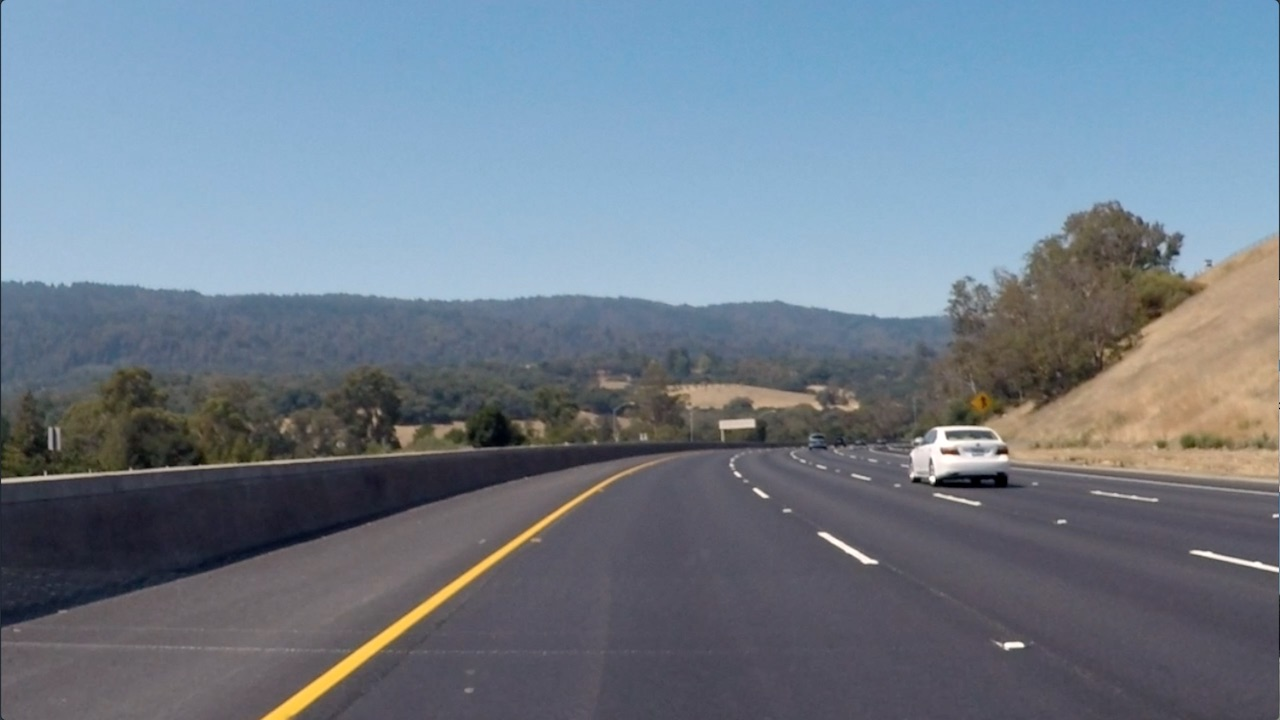
#> input picture convolutional-neural-networks/conv-visualization/data/curved_lane.jpg, 1280 x 720 px
$ jupyter execute custom_filters.ipynb   (shell and % lines are left out)
#> lines starting #> are read from the running program, lines starting #| are printed output that depends on the picture
# Creating a Filter, Edge Detection

### Import resources and display image

[cell 1]
import matplotlib.pyplot as plt
import matplotlib.image as mpimg

import cv2
import numpy as np


# Read in the image
image = mpimg.imread('data/curved_lane.jpg')
#> image is the input picture: shape (720, 1280, 3); mean R, G, B 112.1, 125, 138.7

plt.imshow(image)

### Convert the image to grayscale

[cell 2]
# Convert to grayscale for filtering
gray = cv2.cvtColor(image, cv2.COLOR_RGB2GRAY)

plt.imshow(gray, cmap='gray')

### TODO: Create a custom kernel

Below, you've been given one common type of edge detection filter: a Sobel operator.

The Sobel filter is very commonly used in edge detection and in finding patterns in intensity in an image. Applying a Sobel filter to an image is a way of **taking (an approximation) of the derivative of the image** in the x or y direction, separately. The operators look as follows.

**It's up to you to create a Sobel x operator and apply it to the given image.**

For a challenge, see if you can put the image through a series of filters: first one that blurs the image (takes an average of pixels), and then one that detects the edges.

[cell 3]
# Create a custom kernel

# 3x3 array for edge detection
sobel_y = np.array([[ -1, -2, -1],
                   [ 0, 0, 0],
                   [ 1, 2, 1]])

## TODO: Create and apply a Sobel x operator
sobel_x = np.array([[-1, 0, 1],
                   [-2, 0 , 2],
                   [-1, 0 , 1]])

# Filter the image using filter2D, which has inputs: (grayscale image, bit-depth, kernel)
filtered_image_y = cv2.filter2D(gray, -1, sobel_y)
filtered_image_x = cv2.filter2D(gray, -1, sobel_x)
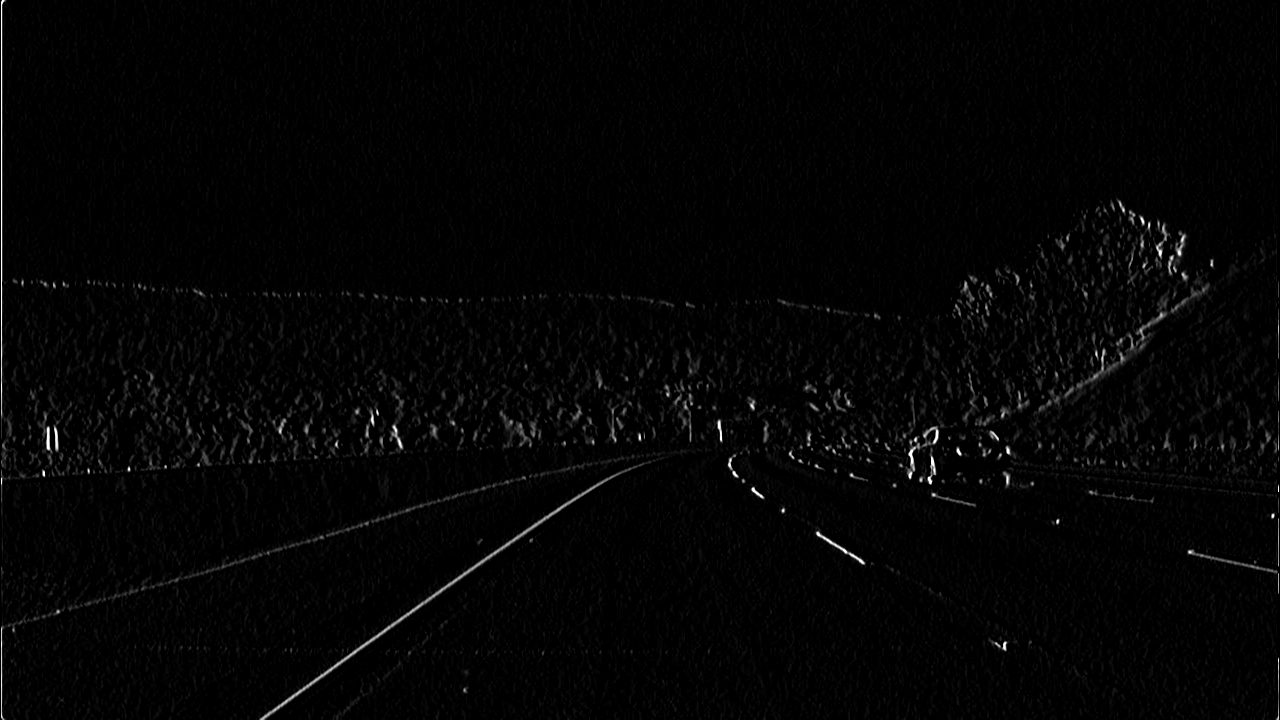
#> filtered_image_x: shape (720, 1280); min 0, max 255, mean 4.3

# Displaying detected edges
plt.subplots(1, 1)
plt.imshow(filtered_image_x, cmap='gray')

plt.subplots(1, 1)
plt.imshow(filtered_image_y, cmap='gray')

### Test out other filters!

You're encouraged to create other kinds of filters and apply them to see what happens! As an **optional exercise**, try the following:
* Create a filter with decimal value weights.
* Create a 5x5 filter
* Apply your filters to the other images in the `images` directory.

[cell 4]
# Read in the image
image = mpimg.imread('data/bridge_trees_example.jpg')
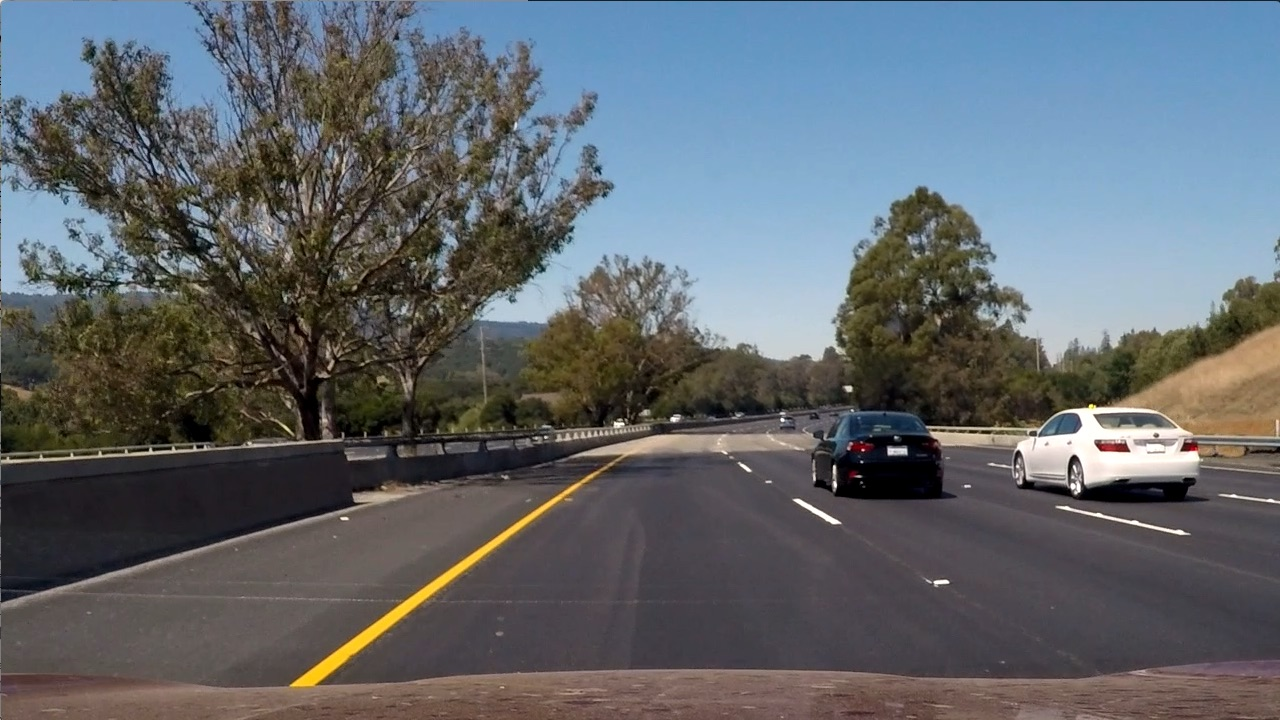
#> input picture convolutional-neural-networks/conv-visualization/data/bridge_trees_example.jpg, 1280 x 720 px
#> image is the input picture: shape (720, 1280, 3); mean R, G, B 97, 102.6, 107.9

plt.subplots(1,1)
plt.imshow(image)

# Convert to grayscale for filtering
gray = cv2.cvtColor(image, cv2.COLOR_RGB2GRAY)
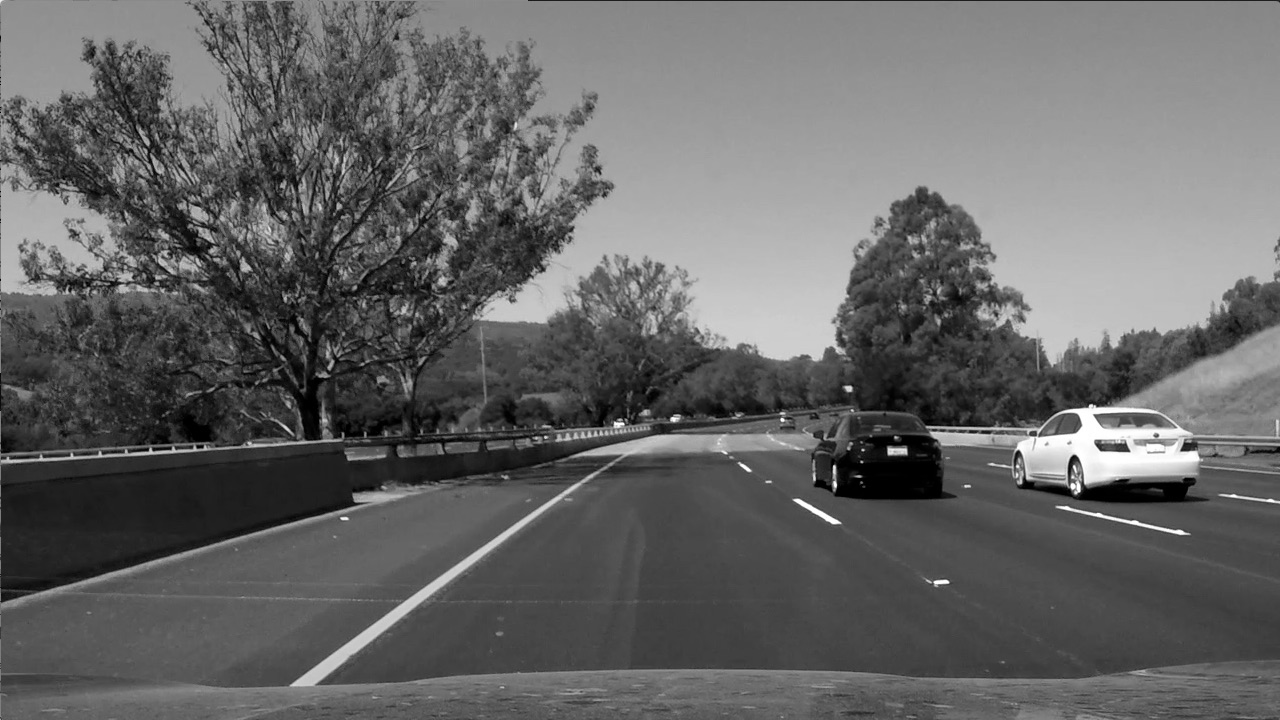
#> gray: shape (720, 1280); min 0, max 255, mean 101.5

plt.subplots(1,1)
plt.imshow(gray, cmap='gray')

# Create custom 5x5 filter with decimals
filt = np.array([
            [ 5.21, -2.31, 0.45, 1.23, 3.45 ],
            [ 0.00, 5.60, -4.89, 3.65, 2.32],
            [ 1.34, 2.96, 0.74,  2.44, 1.69],
            [ 4.00, 5.60, -6.89, -3.65, -6.32],
            [ 5.34, 5.96, 2.74,  -1.44, -5.69]])

filtered_image = cv2.filter2D(gray, -1, filt)
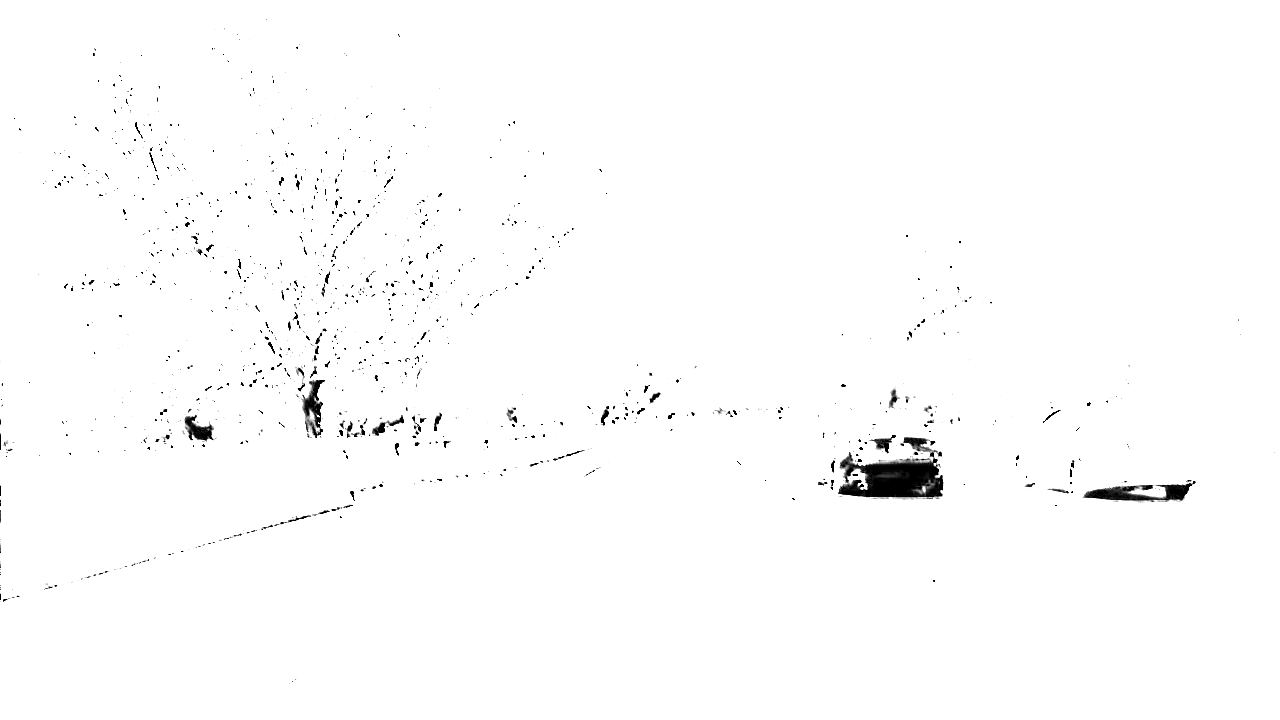
#> filtered_image: shape (720, 1280); min 0, max 255, mean 252.3

plt.subplots(1,1)
plt.imshow(filtered_image, cmap='gray')
